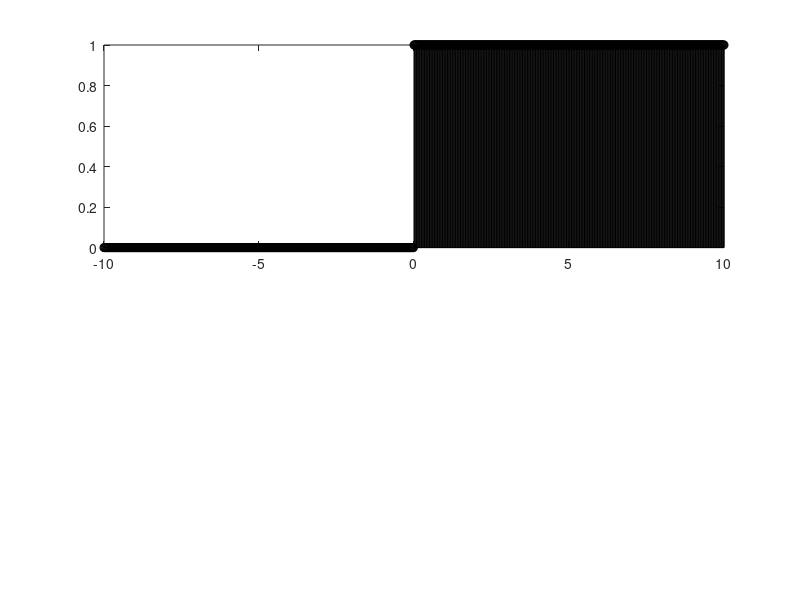

MATLAB code to generate this figure: (Note: this script raises an error after producing the figure.)
clc
clear all
close all
t=-10:0.02:10;
for i=1: length(t)
   if t(i)>=0
    impulse(i)=1;
   else
     impulse(i)=0;
   end
end

subplot(2,1,1)
stem(t, impulse,'k');
ylabel("Amplitude", FontSize=18);
xlabel("Time",FontSize=18);
title("Unit Step", FontSize=18);
legend("Discrete Pulse");

subplot(2,1,2)
plot(t,impulse,'k',"LineWidth",3);
ylabel("Amplitude", FontSize=18);
xlabel("Time",FontSize=18);
title("Unit Step", FontSize=18);
legend("Continous Pulse");